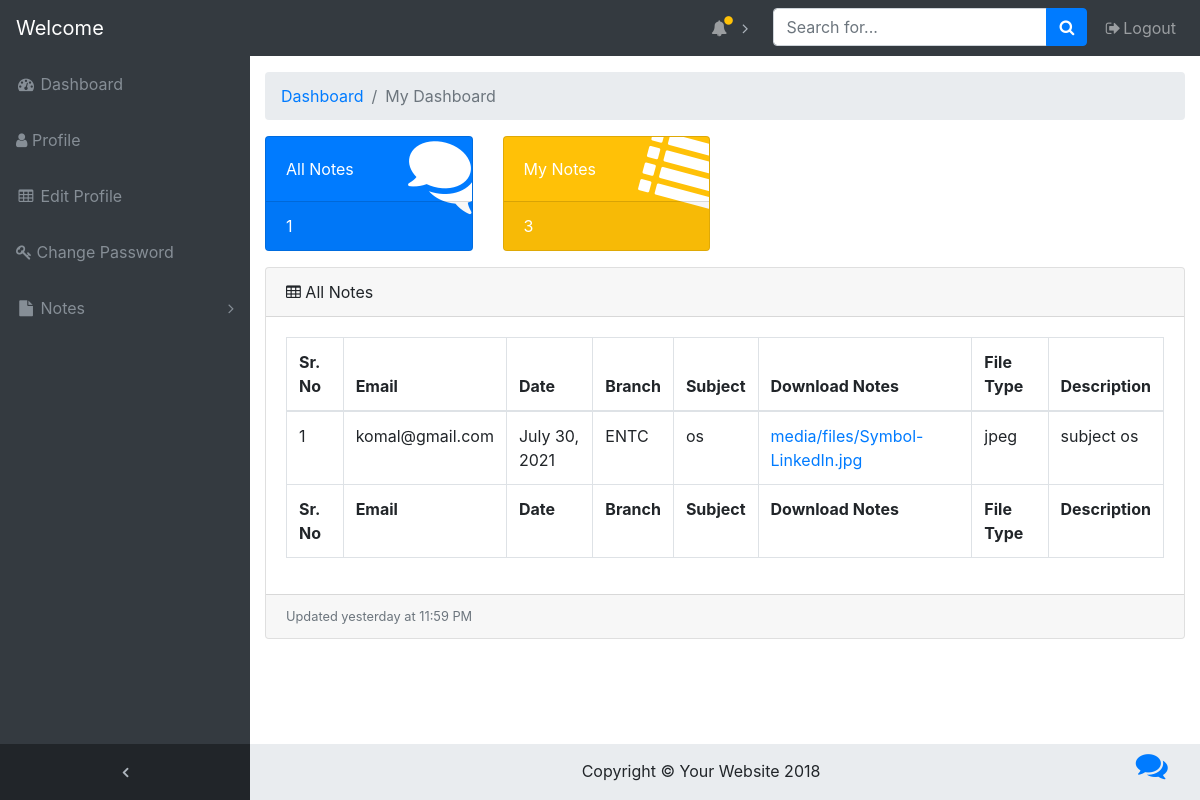
The page /notes/studashboard/12 on the database as committed earlier.
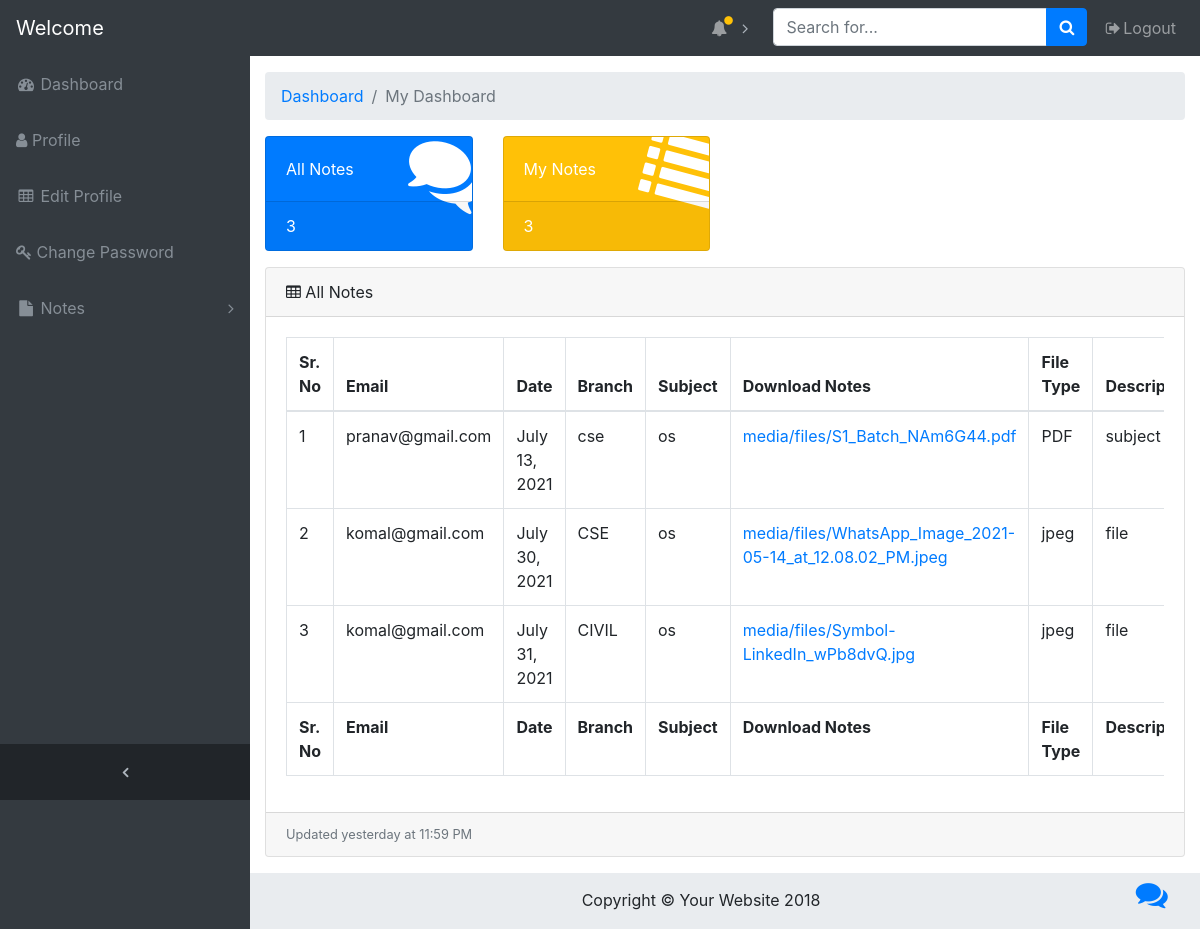
The same page on the database as committed later.
### onlinenotes/models.py (models this page shows, shortened)
class notes(models.Model):
    user = models.ForeignKey(User,on_delete=models.CASCADE)
    branch = models.CharField(max_length=30)
    uploadingnotes = models.FileField(upload_to='media/files/')
    date = models.DateField()
    filetype = models.CharField(max_length=30)
    status = models.CharField(max_length=30)
    subject = models.CharField(max_length=30)
    description = models.CharField(max_length=100)

### onlinenotes/views.py (the view)
# urls.py: path('studashboard/<int:id>',views.studashboard,name="studashboard"),
def studashboard(request,id):
    allnote = notes.objects.all().filter(status="accepted")
    cnt = allnote.count()
    user = User.objects.get(id=id)
    mynote = notes.objects.all().filter(user=user)
    cnt1 = mynote.count()
    noti = notification.objects.all().order_by("date").reverse()
    return render(request,'onlinenotes/studashboard.html',{'allnote':allnote,'cnt':cnt,'cnt1':cnt1,'mynote':mynote,'noti':noti})

### onlinenotes/templates/onlinenotes/studashboard.html (shortened to what the changed rows need)
<!DOCTYPE html>
{% load static %}
<html lang="en">
<head>
    <link rel="stylesheet" href="https://stackpath.bootstrapcdn.com/bootstrap/4.5.2/css/bootstrap.min.css">
    <link href="//netdna.bootstrapcdn.com/bootstrap/3.0.0/css/bootstrap-glyphicons.css" rel="stylesheet">
    <link rel="stylesheet" href="https://cdnjs.cloudflare.com/ajax/libs/font-awesome/4.7.0/css/font-awesome.min.css">
    <link rel="stylesheet" href="https://cdn.jsdelivr.net/npm/@fortawesome/fontawesome-free@5.15.3/css/fontawesome.min.css">
    <link rel="stylesheet" href="{% static 'css/admindash.css' %}">
</head>
<body class="fixed-nav sticky-footer bg-dark" id="page-top">
    <div class="content-wrapper">
      <div class="container-fluid">
        <div class="row">
          <div class="col-xl-3 col-sm-6 mb-3">
            <div class="card text-white bg-primary o-hidden h-100">
              <a class="card-footer text-white clearfix large z-1" href="{% url 'viewallnotes' user.id %}">
                <span class="float-left">{{cnt}}</span>
              </a>
            </div>
          </div>
        </div>
        <div class="card mb-3">
          <div class="card-body">
            <div class="table-responsive">
              <table class="table table-bordered" id="dataTable" width="100%" cellspacing="0">
                <thead>
                  <tr>
                    <th>Sr. No</th>
                    <th>Email</th>
                    <th>Date</th>
                    <th>Branch</th>
                    <th>Subject</th>
                    <th>Download Notes</th>
                    <th>File Type</th>
                    <th>Description</th>
                  </tr>
                </thead>
                <tfoot>
                  <tr>
                    <th>Sr. No</th>
                    <th>Email</th>
                    <th>Date</th>
                    <th>Branch</th>
                    <th>Subject</th>
                    <th>Download Notes</th>
                    <th>File Type</th>
                    <th>Description</th>
                  </tr>
                </tfoot>
                <tbody>
                  {% for i in allnote %}
                    <tr>
                      <td>{{forloop.counter}}</td>
                      <td>{{i.user.email}}</td>
                      <td>{{i.date}}</td>
                      <td>{{i.branch}}</td>
                      <td>{{i.subject}}</td>
                      <td><a href="{{ i.uploadingnotes.url }}">{{ i.uploadingnotes }}</a></td>
                      <td>{{i.filetype}}</td>
                      <td>{{i.description}}</td>
                    </tr>
                  {% endfor %}
            </table>
            </div>
          </div>
        </div>
      </div>
    </div>
  </body>
</html>

Rows that differ between the two databases and show on the page:
no longer on this page (row edited): notes: user.email "komal@gmail.com", date "July 30, 2021", branch "ENTC", subject "os", uploadingnotes "media/files/Symbol-LinkedIn.jpg", filetype "jpeg", description "subject os"
now on this page (row edited): notes: user.email "pranav@gmail.com", date "July 13, 2021", branch "cse", subject "os", uploadingnotes "media/files/S1_Batch_NAm6G44.pdf", filetype "PDF", description "subject…"
now on this page (row edited): notes: user.email "komal@gmail.com", date "July 30, 2021", branch "CSE", subject "os", uploadingnotes "media/files/WhatsApp_Image_2021-05-14_at_12.08.02_PM.jpeg", filetype "jpeg", description "file"
now on this page (row edited): notes: user.email "komal@gmail.com", date "July 31, 2021", branch "CIVIL", subject "os", uploadingnotes "media/files/Symbol-LinkedIn_wPb8dvQ.jpg", filetype "jpeg", description "file"
Other text that changed with them:
{{ cnt }}: "1" → "3"
